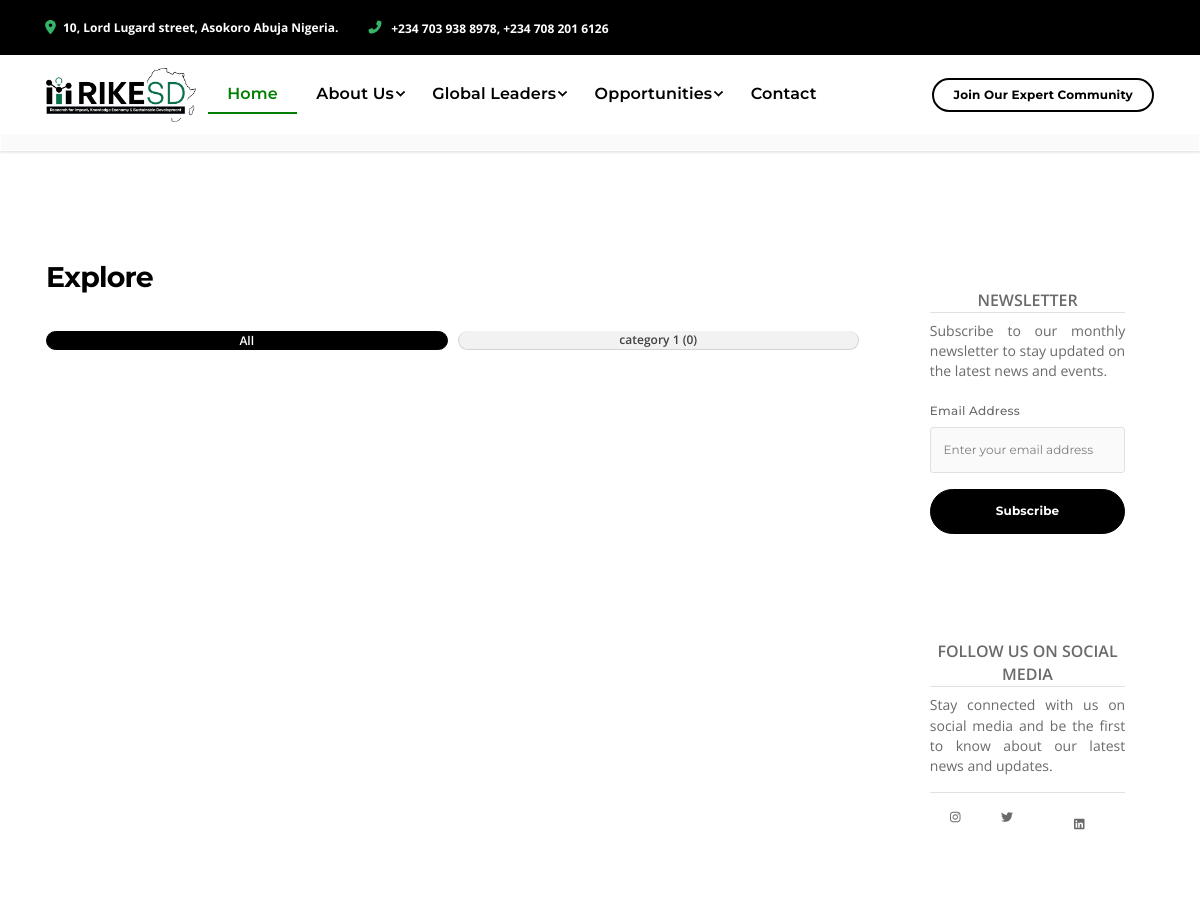
Before: /exploration/index.php (upper part) with the older database file.
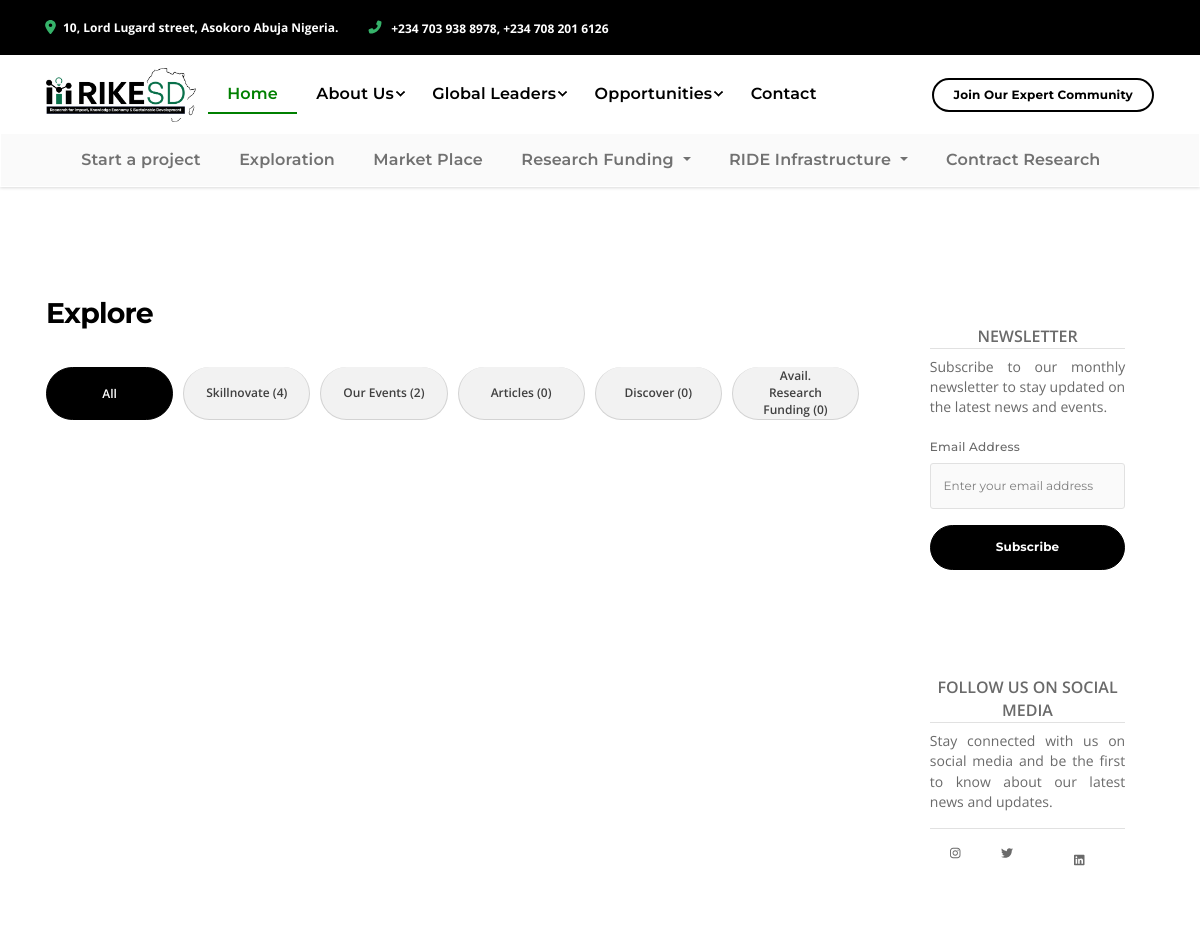
After: the same page with the newer database file.
### tables this page shows
CREATE TABLE `categories` (
  `id` int(11) NOT NULL,
  `name` varchar(250) NOT NULL,
  `created_at` datetime NOT NULL,
  `deleted` int(11) NOT NULL
);

CREATE TABLE `services` (
  `id` int(11) NOT NULL,
  `item` varchar(255) DEFAULT NULL,
  `class_name` varchar(50) NOT NULL,
  `page` varchar(50) NOT NULL,
  `description` text NOT NULL,
  `category` int(11) NOT NULL,
  `sub_category` int(11) NOT NULL,
  `has_sub` int(11) DEFAULT 1,
  `created_at` timestamp NOT NULL DEFAULT current_timestamp(),
  `deleted` tinyint(1) DEFAULT 0
);

### private/functions.php (called while the page is built, shortened)
<?php
function url_for_root($script_path) {
  if($script_path[0] != '/') {
    $script_path = "/" . $script_path;
  }
  return WWW_PATH . $script_path;
}
?>

### private/classes/DatabaseObject.class.php (called while the page is built, shortened)
<?php
class DatabaseObject
{
  static protected $database;
  static protected $table_name = "";
  static public function set_database($database)
  {
    self::$database = $database;
  }
  static public function find_by_sql($sql)
  {
    $result = self::$database->query($sql);
    $object_array = [];
    while ($record = $result->fetch_assoc()) {
      $object_array[] = static::instantiate($record);
    }
    return $object_array;
  }
  static protected function instantiate($record)
  {
    $object = new static;
    foreach ($record as $property => $value) {
      if (property_exists($object, $property)) {
        $object->$property = $value;
      }
    }
    return $object;
  }
  static public function find_by_undeleted($options = [])
  {
    $order = $options['order'] ?? '';
    $sql = "SELECT * FROM " . static::$table_name . " ";
    $sql .= " WHERE (deleted IS NULL OR deleted = 0 OR deleted = '') ";
    if ($order) {
      $sql .= " ORDER BY id " . self::$database->escape_string($order) . " ";
    } else {
      $sql .= " ORDER BY id ASC ";
    }
    return static::find_by_sql($sql);
  }
}
?>

### private/classes/Blog.class.php (called while the page is built, shortened)
<?php
class Blog extends DatabaseObject
{
  protected static $table_name = "blogs";
  public static function find_by_category($options = [])
  {
    $category_id = $options['category_id'] ?? false;
    $limit = $options['limit'] ?? 0;
    $status = 2;
    $sql = "SELECT * FROM " . static::$table_name . " ";
    if ($category_id) {
      $sql .= "WHERE category_id ='" . self::$database->escape_string($category_id) . "'";
    } else {
      $sql .= "WHERE (deleted IS NULL OR deleted = 0 OR deleted = '') ";
    }
    $sql .= " AND (deleted IS NULL OR deleted = 0 OR deleted = '') ";
    $sql .= "AND status=" . self::$database->escape_string($status) . "";
    if ($limit) {
      $sql .= " ORDER BY id DESC LIMIT " . $limit;
    } else {
      $sql .= " ORDER BY id DESC";
    }
    $obj_array = static::find_by_sql($sql);
    return $obj_array;
  }
}

### private/classes/Services.class.php (called while the page is built, shortened)
<?php
class Services extends DatabaseObject
{
    protected static $table_name = "services";
    public static function find_by_category($options=[])
    {
        $category = $options['category'] ?? '';
        $sub_category = $options['sub_category'] ?? '';
        $sql = "SELECT * FROM " . static::$table_name . " ";
        $sql .= "WHERE (deleted IS NULL OR deleted = 0 OR deleted = '') ";
        if ($category) {
          $sql .= " AND category='" . self::$database->escape_string($category) . "'";
        }
        if (isset($sub_category)) {
            $sql .= " AND sub_category='" . self::$database->escape_string($sub_category) . "'";
          }
        $sql .= " ORDER BY id ASC ";
        $obj_array = static::find_by_sql($sql);
        return $obj_array;
    }
}

### exploration/index.php (the view, shortened to what the changed rows need)
<?php require_once('../private/initialize.php');
$page_title = "Home";
?>
<?php include(SHARED_PATH . '/main-header.php'); ?>
<link href="https://cdnjs.cloudflare.com/ajax/libs/font-awesome/5.13.0/css/all.min.css" rel="stylesheet">
<link href="css/blog.css" rel="stylesheet">
<section class="section w-100 bg-half-100 pb-5">
  <div class="container my-5">
    <div class="row">
      <div class="col-12 col-lg-9">
        <div class="list-group d-flex flex-row overflow-auto py-2">
          <a href="#" class="list-group-item list-group-item-action active rounded-pill" aria-current="true"
            data-id="All Articles">All</a>
          <?php foreach (Category::find_by_undeleted(['order' => "ASC"]) as $key => $value) { ?>
            <a href="#" class="list-group-item list-group-item-action rounded-pill" data-id="<?php echo $value->id ?>">
              <?php echo $value->name . " (" . count(Blog::find_by_category(['category_id' => $value->id])) . ")" ?>
            </a>
          <?php } ?>
        </div>
      </div>
    </div>
</section>
<?php include(SHARED_PATH . '/main-footer.php'); ?>
</body>
</html>

### private/shared/main-header.php (shortened to what the changed rows need)
<!DOCTYPE html>
<html lang="en-US" dir="ltr">
<head>
  <link href="<?php echo url_for_root('vendors/swiper/swiper-bundle.min.css ') ?>" rel="stylesheet">
  <link href="<?php echo url_for_root('vendors/hamburgers/hamburgers.min.css ') ?>" rel="stylesheet">
  <link href="<?php echo url_for_root('vendors/loaders.css/loaders.min.css ') ?>" rel="stylesheet">
  <link href="<?php echo url_for_root('assets/css/theme.min.css ') ?>" rel="stylesheet" />
  <link href="<?php echo url_for_root('assets/css/user.min.css ') ?>" rel="stylesheet" />
  <link href="https://cdn.jsdelivr.net/npm/select2@4.1.0-rc.0/dist/css/select2.min.css" rel="stylesheet" />
  <link href="
      https://cdn.jsdelivr.net/npm/sweetalert2@11.7/dist/sweetalert2.min.css
      " rel="stylesheet">
</head>
<body>
  <?php if ($page_title != '404'): ?>
    <div class="sticky-top navbar-RikeSD">
      <div class="container">
        <nav class="navbar navbar-expand-lg">
          <a class="navbar-brand" href="<?php echo url_for_root('/home') ?>">
            <img src="<?php echo url_for_root('assets/img/logo-dark.png') ?>" width="150" width="150" alt="logo" />
          </a>
          <div class="collapse navbar-collapse" id="primaryNavbarCollapse">
            <ul class="navbar-nav py-3 py-lg-0 mt-1 mb-2 my-lg-0 ms-lg-n1">
              <li class="nav-item dropdown">
                <a class="nav-link <?php echo $page_title == 'Home' ? 'active' : '' ?>"
                  href="<?php echo url_for_root('/home') ?>">Home</a>
              </li>
              <li class="nav-item dropdown">
                <a class="nav-link <?php echo $page_title == 'About' ? 'active' : '' ?>  dropdown-toggle dropdown-indicator"
                  href="JavaScript:void(0)" role="button" data-bs-toggle="dropdown" aria-expanded="false">About Us</a>
              </li>
              <li class="nav-item dropdown"><a
                  class="nav-link <?php echo $page_title == 'Global Leaders' ? 'active' : '' ?> dropdown-toggle dropdown-indicator"
                  href="JavaScript:void(0)" role="button" data-bs-toggle="dropdown" aria-expanded="false">Global
                  Leaders</a>
              </li>
              <li class="nav-item dropdown"><a
                  class="nav-link <?php echo $page_title == '' ? 'active' : '' ?> dropdown-toggle dropdown-indicator"
                  href="JavaScript:void(0)" role="button" data-bs-toggle="dropdown"
                  aria-expanded="false">Opportunities</a>
              </li>
              <li class="nav-item dropdown"><a
                  class="nav-link <?php echo $page_title == 'Science to Business' ? 'active' : '' ?>"
                  href="<?php echo url_for_root('contact') ?>" role="button">Contact</a></li>
            </ul><a
              class="btn btn-outline-primary rounded-pill btn-sm border-2 d-block d-lg-inline-block ms-auto my-3 my-lg-0"
              href="<?php echo url_for_root('/') ?>" target="_blank">Join Our Expert Community</a>
          </div>
        </nav>
      </div>
      <div class="container-fluid bg-light">
        <div class="container ">
          <nav class="navbar navbar-expand-lg navbar-light">
            <div class="container">
              <div class="collapse navbar-collapse" id="navbarNav">
                <ul class="navbar-nav">
                  <?php foreach (Services::find_by_category(['category' => '2', 'sub_category' => 0]) as $key => $value): ?>
                    <?php if ($value->sub_category == 0 && $value->has_sub == 1) { ?>
                      <li class="nav-item dropdown">
                        <a class="nav-link <?php echo $page_title == $value->item ? 'active' : '' ?> dropdown-toggle" href="#"
                          id="navbarDropdown" role="button" data-bs-toggle="dropdown" aria-expanded="false">
                          <?= $value->item ?>
                        </a>
                      </li>
                    <?php } else { ?>
                      <li class="nav-item">
                        <a class="nav-link <?php echo $page_title == $value->item ? 'active' : '' ?>"
                          href="<?php echo url_for_root($value->page . '?tab=' . $value->id) ?>">
                          <?php echo $value->item; ?></a>
                      </li>
                    <?php } ?>
                  <?php endforeach ?>
                </ul>
              </div>
            </div>
          </nav>
        </div>
      </div>
    </div>
  <?php endif ?>
  <main class="main" id="top">

Changed rows visible on the page:
now on this page (row edited): services: item "Start a project"
now on this page (row edited): services: item "Exploration"
now on this page (row edited): services: item "Market Place"
now on this page (row edited): services: item "Research Funding"
now on this page (row edited): services: item "RIDE Infrastructure"
added services: item "Contract Research"
changed categories: name "category 1" → "Skillnovate"; id "0" → "4"
added categories: name "Our Events", id "2"
added categories: name "Articles", id "0"
added categories: name "Discover", id "0"
added categories: name "Avail. Research Funding", id "0"
